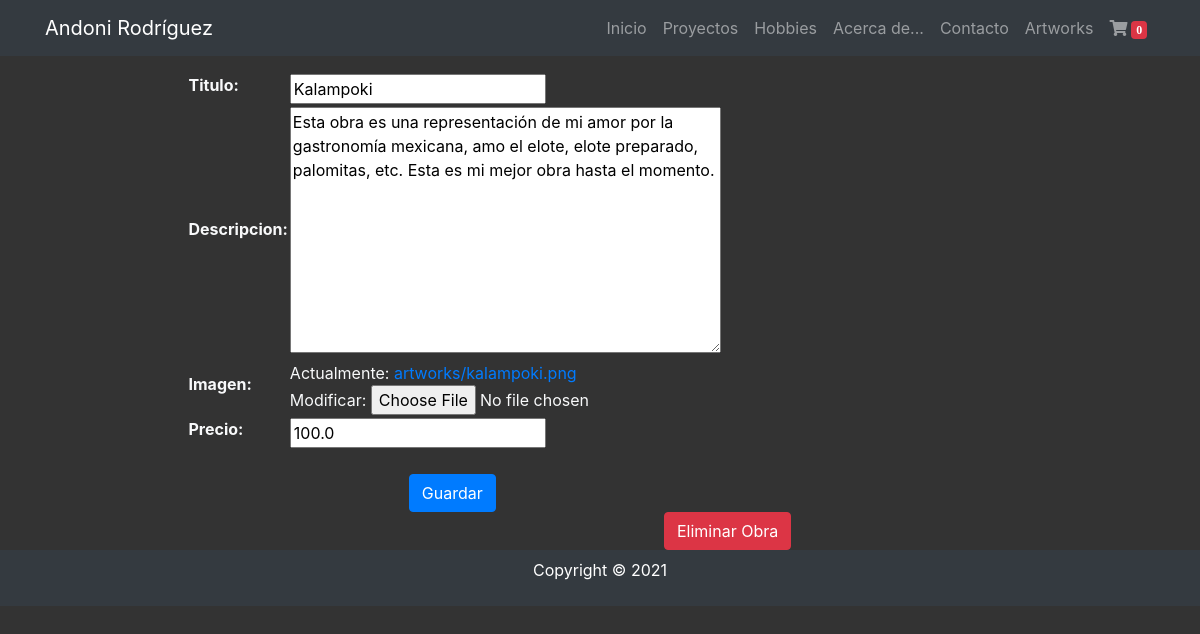
The app's page /artworks/update/3 with its own data.
### artworks/models.py (models this page shows, shortened)
class Artwork(models.Model):
    title = models.CharField(max_length=200, verbose_name="Titulo")
    description = models.TextField(verbose_name="Descripcion")
    image = models.ImageField(verbose_name="Imagen", upload_to='artworks')
    price = models.FloatField(verbose_name="Precio")
    created = models.DateTimeField(
        auto_now_add=True, verbose_name="Creado")
    updated = models.DateTimeField(
        auto_now=True, verbose_name="Ultima actualizacion")
    class Meta:
        verbose_name = "Artwork"
        verbose_name_plural = "Artworks"
        ordering = ['-created']  # Lo ordena de manera descendente

### artworks/views.py (the view, shortened to what this page needs)
# urls.py: path('update/<int:pk>', ArtworkUpdateView.as_view(), name='update'),
class ArtworkUpdateView(UpdateView):
    model = Artwork
    form_class = ArtworkForm
    template_name_suffix = "_update_form"

### artworks/forms.py
class ArtworkForm(forms.ModelForm):
    class Meta:
        model = Artwork
        fields = ['title', 'description', 'image', 'price']

### artworks/templates/artworks/artwork_update_form.html (shortened to what this page needs)
{% extends 'core/base.html' %} {% load static %} {% block title %} Actualizar Obra {% endblock %} {% block content %}
<main role="main">
  <div class="container">
    <div class="row mt-3">
      <div class="col-md-9 mx-auto text-light">
        <div>
          <form action="" method="post" enctype="multipart/form-data">
            <table>
              {{ form.as_table }}
            </table>
            <br />
            <div class="col-md-6 mx-auto">
              <input class="btn btn-primary" type="submit" value="Guardar" />
            </div>
            <div class="col-md-6 mx-auto text-right">
              <a class="btn btn-danger" href="{% url 'artworks:delete' artwork.id %}"> Eliminar Obra</a>
            </div>
          </form>
        </div>
      </div>
    </div>
  </div>
</main>
{% endblock %}

### core/static/core/css/style.css (style rules this page uses)
body { background: #333; color: #fff; }

### records on screen
Artwork: title "Kalampoki", description "Esta obra es una representación de mi amor por la gastronomía mexicana, amo el elote, elote preparado, palomitas, etc. Esta es mi mejor obra hasta el momento.", price "100.0"
